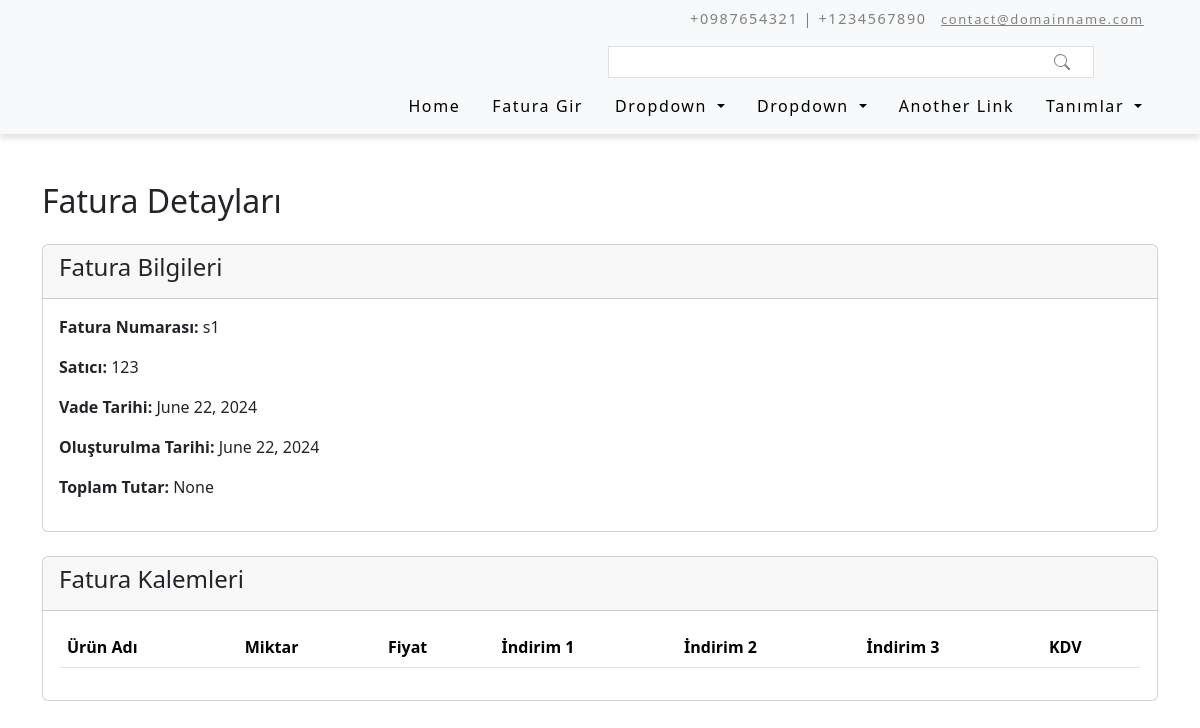
The page /fatura_detay/s1 on the database its author committed.
### stock/models.py (models this page shows, shortened)
class Bill(models.Model):
    number = models.CharField(max_length=255,null=False,blank=False)
    date = models.DateTimeField(auto_now_add=True)
    total_amount = models.DecimalField(max_digits=10, decimal_places=2, null=True, blank=True)
    seller = models.ForeignKey(Seller,on_delete=models.DO_NOTHING)
    expiry_date = models.DateField(null=False,blank=False)
    created_date = models.DateField(auto_now_add=True)

class Seller(models.Model):
    name = models.CharField(max_length=255)
    address = models.CharField(max_length=255)
    receivable = models.DecimalField(max_digits=10, decimal_places=2,null=True,blank=True)
    debt = models.DecimalField(max_digits=10, decimal_places=2,null=True,blank=True)
    status = models.BooleanField(default=True)

### stock/views.py (the view)
# urls.py: path('fatura_detay/<str:bill_number>', views.bill_details, name='fatura_detay'),
def bill_details(request, bill_number):
    bill = get_object_or_404(Bill, number=bill_number)
    bill_items = BillItem.objects.filter(bill=bill)
    print(bill_items)
    context = {
        'bill': bill,
        'bill_items': bill_items,
    }
    return render(request, 'bill_details.html', context)

### stock/templates/bill_details.html (shortened to what this page needs)
{% extends "base.html" %}
{% block content %}
<div class="container mt-5">
    <h2 class="mb-4">Fatura Detayları</h2>
    <div class="card">
        <div class="card-header">
            <h4>Fatura Bilgileri</h4>
        </div>
        <div class="card-body">
            <p><strong>Fatura Numarası:</strong> {{ bill.number }}</p>
            <p><strong>Satıcı:</strong> {{ bill.seller.name }}</p>
            <p><strong>Vade Tarihi:</strong> {{ bill.expiry_date }}</p>
            <p><strong>Oluşturulma Tarihi:</strong> {{ bill.created_date }}</p>
            <p><strong>Toplam Tutar:</strong> {{ bill.total_amount }}</p>
        </div>
    </div>
    <div class="card mt-4">
        <div class="card-header">
            <h4>Fatura Kalemleri</h4>
        </div>
        <div class="card-body">
            <table class="table table-striped">
                <thead>
                    <tr>
                        <th>Ürün Adı</th>
                        <th>Miktar</th>
                        <th>Fiyat</th>
                        <th>İndirim 1</th>
                        <th>İndirim 2</th>
                        <th>İndirim 3</th>
                        <th>KDV</th>
                    </tr>
                </thead>
            </table>
        </div>
    </div>
</div>
{% endblock %}

### rows shown on the page
Bill: number "s1", seller.name "123", expiry_date "June 22, 2024", created_date "June 22, 2024", total_amount "None"
